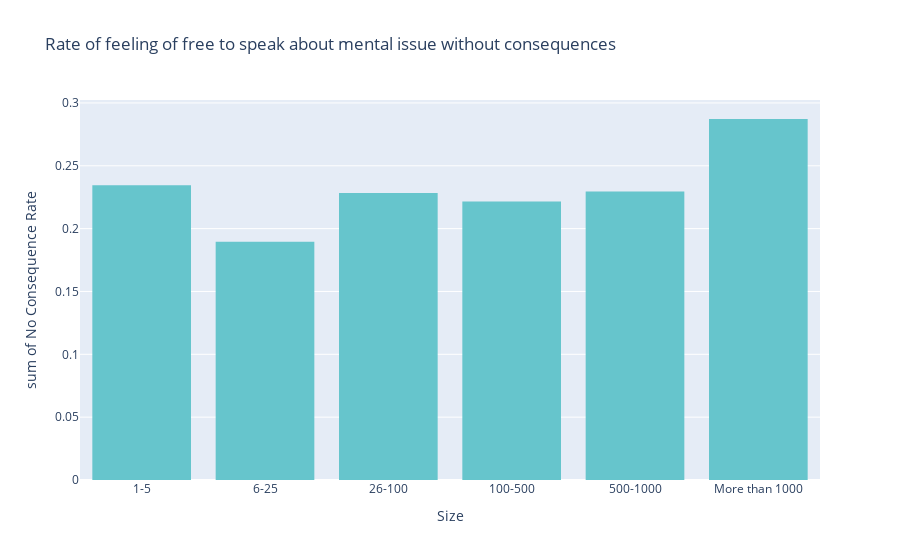

Notebook code for this chart:
### Markdown cell above
As shown in the graph, it is clear that most companies place more importance on physical health in comparison to mental.

Now, let's take a look at whether those in tech feel like they will receive negative consequences for speaking up about mental health with respect to the size of the company:

### Code cell
neg = qna_df[qna_df['questionid'] == 98]
neg['Size'] = size ['Size']
#combine the two dfs to find the frequency of duplicate situations
neg = neg.groupby (['Size', 'AnswerText']).size().reset_index(name="Freq")
neg_df = pd.DataFrame(columns = ['Size', 'No Consequence Rate'])

#Calculate the percentage of people who voted 'No'
index = 0
for counter in range (0, 18, 3):
    total = neg['Freq'][counter] + neg['Freq'][counter+1] + neg['Freq'][counter+2]
    rate = neg['Freq'][counter+2] /total
    neg_df.loc [index] = [neg['Size'][counter]]+[rate]
    index +=1

#graph out the results
neg_graph = px.histogram(neg_df, title = 'Rate of feeling of free to speak about mental issue without consequences', 
                          x = 'Size',y ='No Consequence Rate' ,color_discrete_sequence=px.colors.qualitative.Pastel,
                         category_orders = {'Size':['1-5', '6-25', '26-100', '100-500', '500-1000', 'More than 1000']})
neg_graph.show()

### Figure 1 — Plotly figure (JSON) as saved in the notebook; plotly's stock layout.template omitted (floating-point values rounded to 4 significant figures)
{"data": [{"alignmentgroup": "True", "bingroup": "x", "histfunc": "sum", "hovertemplate": "Size=%{x}<br>sum of No Consequence Rate=%{y}<extra></extra>", "legendgroup": "", "marker": {"color": "rgb(102, 197, 204)"}, "name": "", "offsetgroup": "", "orientation": "v", "showlegend": false, "type": "histogram", "x": ["1-5", "100-500", "26-100", "500-1000", "6-25", "More than 1000"], "xaxis": "x", "y": [0.2346, 0.2216, 0.2284, 0.2295, 0.1897, 0.2872], "yaxis": "y"}], "layout": {"autosize": true, "barmode": "relative", "legend": {"tracegroupgap": 0}, "title": {"text": "Rate of feeling of free to speak about mental issue without consequences"}, "xaxis": {"anchor": "y", "autorange": true, "categoryarray": ["1-5", "6-25", "26-100", "100-500", "500-1000", "More than 1000"], "categoryorder": "array", "domain": [0, 1], "range": [-0.5, 5.5], "title": {"text": "Size"}, "type": "category"}, "yaxis": {"anchor": "x", "autorange": true, "domain": [0, 1], "range": [0, 0.3024], "title": {"text": "sum of No Consequence Rate"}, "type": "linear"}}}
